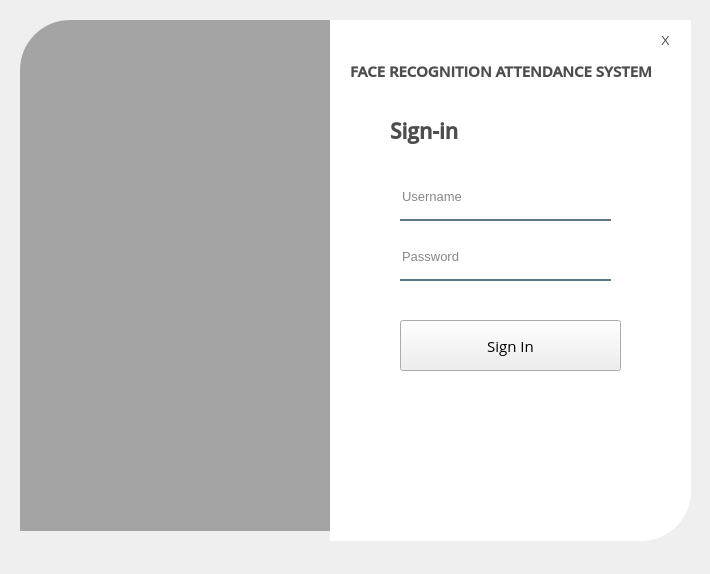
<?xml version="1.0" encoding="UTF-8"?>
<ui version="4.0">
 <class>Form</class>
 <widget class="QWidget" name="Form">
  <property name="geometry">
   <rect>
    <x>0</x>
    <y>0</y>
    <width>710</width>
    <height>574</height>
   </rect>
  </property>
  <property name="windowTitle">
   <string>Form</string>
  </property>
  <widget class="QWidget" name="widget" native="true">
   <property name="geometry">
    <rect>
     <x>20</x>
     <y>20</y>
     <width>671</width>
     <height>521</height>
    </rect>
   </property>
   <widget class="QLabel" name="label">
    <property name="geometry">
     <rect>
      <x>0</x>
      <y>0</y>
      <width>311</width>
      <height>511</height>
     </rect>
    </property>
    <property name="styleSheet">
     <string notr="true">background-color:rgba(0,0,0,80);
border-image: url(:/images/borderimage.png);
border-top-left-radius : 50px;
</string>
    </property>
    <property name="text">
     <string/>
    </property>
   </widget>
   <widget class="QLabel" name="label_2">
    <property name="geometry">
     <rect>
      <x>310</x>
      <y>0</y>
      <width>361</width>
      <height>521</height>
     </rect>
    </property>
    <property name="styleSheet">
     <string notr="true">background-color:rgba(255,255,255,255);
border-bottom-right-radius:50px;</string>
    </property>
    <property name="text">
     <string/>
    </property>
   </widget>
   <widget class="QLabel" name="label_3">
    <property name="geometry">
     <rect>
      <x>330</x>
      <y>40</y>
      <width>311</width>
      <height>21</height>
     </rect>
    </property>
    <property name="font">
     <font>
      <family>Open Sans Semibold</family>
      <pointsize>11</pointsize>
      <weight>75</weight>
      <bold>true</bold>
     </font>
    </property>
    <property name="styleSheet">
     <string notr="true">color:rgb(77, 77, 77)</string>
    </property>
    <property name="text">
     <string>FACE RECOGNITION ATTENDANCE SYSTEM</string>
    </property>
   </widget>
   <widget class="QLineEdit" name="username">
    <property name="geometry">
     <rect>
      <x>380</x>
      <y>160</y>
      <width>211</width>
      <height>41</height>
     </rect>
    </property>
    <property name="font">
     <font>
      <pointsize>10</pointsize>
     </font>
    </property>
    <property name="styleSheet">
     <string notr="true">background-color: rgba(0,0,0,0);
border:none;
border-bottom:2px solid rgba(46,82,101,200);
color: rgba(0,0,0,240);
padding-bottom:7px;</string>
    </property>
    <property name="placeholderText">
     <string>Username</string>
    </property>
   </widget>
   <widget class="QLineEdit" name="password">
    <property name="geometry">
     <rect>
      <x>380</x>
      <y>220</y>
      <width>211</width>
      <height>41</height>
     </rect>
    </property>
    <property name="font">
     <font>
      <pointsize>10</pointsize>
     </font>
    </property>
    <property name="styleSheet">
     <string notr="true">background-color: rgba(0,0,0,0);
border:none;
border-bottom:2px solid rgba(46,82,101,200);
color: rgba(0,0,0,240);
padding-bottom:7px;</string>
    </property>
    <property name="echoMode">
     <enum>QLineEdit::Password</enum>
    </property>
    <property name="placeholderText">
     <string>Password</string>
    </property>
   </widget>
   <widget class="QPushButton" name="btnSignin">
    <property name="geometry">
     <rect>
      <x>380</x>
      <y>300</y>
      <width>221</width>
      <height>51</height>
     </rect>
    </property>
    <property name="font">
     <font>
      <family>Open Sans</family>
      <pointsize>11</pointsize>
     </font>
    </property>
    <property name="styleSheet">
     <string notr="true"> QPushButton#pushButton{
	background-color:rgb(255, 94, 97);	
	color : rgba(255,255,255,210);
}

 QPushButton#pushButton:hover{
		
	background-color: rgb(255, 47, 50);
}

 QPushButton#pushButton:pressed{
	background-color: rgb(255, 47, 50);
	padding-left:5px;
	padding-top:5px;
}
</string>
    </property>
    <property name="text">
     <string>Sign In</string>
    </property>
   </widget>
   <widget class="QLabel" name="label_4">
    <property name="geometry">
     <rect>
      <x>560</x>
      <y>410</y>
      <width>91</width>
      <height>91</height>
     </rect>
    </property>
    <property name="styleSheet">
     <string notr="true">border-image: url(:/images/logo.png);</string>
    </property>
    <property name="text">
     <string/>
    </property>
   </widget>
   <widget class="QLabel" name="label_5">
    <property name="geometry">
     <rect>
      <x>370</x>
      <y>90</y>
      <width>111</width>
      <height>41</height>
     </rect>
    </property>
    <property name="font">
     <font>
      <family>Open Sans Semibold</family>
      <pointsize>16</pointsize>
      <weight>75</weight>
      <bold>true</bold>
     </font>
    </property>
    <property name="styleSheet">
     <string notr="true">color:rgb(77, 77, 77)</string>
    </property>
    <property name="text">
     <string>Sign-in</string>
    </property>
   </widget>
   <widget class="QPushButton" name="btnExit">
    <property name="geometry">
     <rect>
      <x>630</x>
      <y>10</y>
      <width>31</width>
      <height>21</height>
     </rect>
    </property>
    <property name="font">
     <font>
      <family>System</family>
      <pointsize>10</pointsize>
     </font>
    </property>
    <property name="styleSheet">
     <string notr="true">background-color: rgba(0,0,0,0);
border:none;
color : rgb(86, 86, 86)</string>
    </property>
    <property name="text">
     <string>X</string>
    </property>
   </widget>
   <widget class="QLabel" name="error">
    <property name="geometry">
     <rect>
      <x>390</x>
      <y>360</y>
      <width>151</width>
      <height>21</height>
     </rect>
    </property>
    <property name="styleSheet">
     <string notr="true">font: 10pt &quot;MS Shell Dlg 2&quot;;
color: rgb(255, 0, 0)</string>
    </property>
    <property name="text">
     <string/>
    </property>
   </widget>
  </widget>
 </widget>
 <resources>
  <include location="../../Face_Recognition_AttendanceSystem/UI Design/res.qrc"/>
 </resources>
 <connections/>
</ui>
